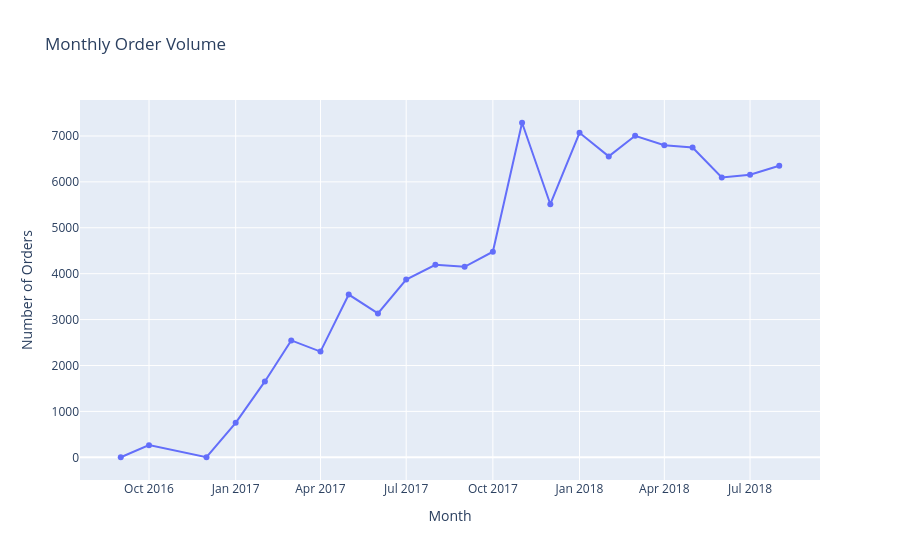

Source (notebook cell):
### Code cell
fig = px.line(
    monthly_summary,
    x="purchase_year_month",
    y="orders",
    markers=True,
    title="Monthly Order Volume"
)

fig.update_layout(
    xaxis_title="Month",
    yaxis_title="Number of Orders"
)

fig.show()

### Figure 1 — Plotly figure (JSON) as saved in the notebook; plotly's stock layout.template omitted (floating-point values rounded to 4 significant figures)
{"data": [{"hovertemplate": "purchase_year_month=%{x}<br>orders=%{y}<extra></extra>", "legendgroup": "", "line": {"color": "#636efa", "dash": "solid"}, "marker": {"symbol": "circle"}, "mode": "lines+markers", "name": "", "orientation": "v", "showlegend": false, "type": "scatter", "x": ["2016-09", "2016-10", "2016-12", "2017-01", "2017-02", "2017-03", "2017-04", "2017-05", "2017-06", "2017-07", "2017-08", "2017-09", "2017-10", "2017-11", "2017-12", "2018-01", "2018-02", "2018-03", "2018-04", "2018-05", "2018-06", "2018-07", "2018-08"], "xaxis": "x", "y": [1, 265, 1, 750, 1653, 2546, 2303, 3545, 3135, 3872, 4193, 4150, 4478, 7288, 5513, 7069, 6555, 7003, 6798, 6749, 6096, 6156, 6351], "yaxis": "y"}], "layout": {"legend": {"tracegroupgap": 0}, "title": {"text": "Monthly Order Volume"}, "xaxis": {"anchor": "y", "domain": [0, 1], "title": {"text": "Month"}}, "yaxis": {"anchor": "x", "domain": [0, 1], "title": {"text": "Number of Orders"}}}}
